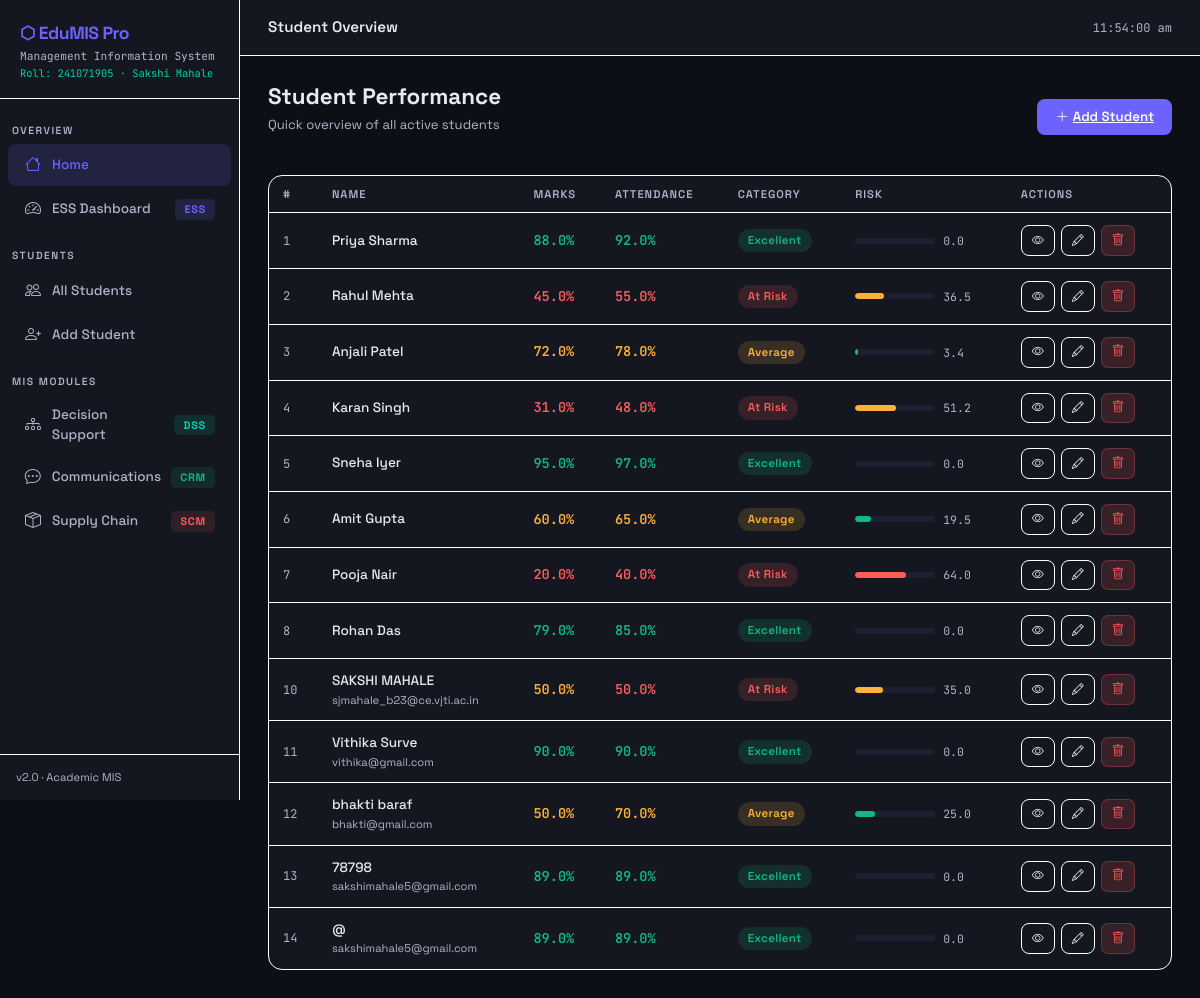
The page / on the database its author committed.
### models.py (models this page shows)
class Student(db.Model):
    __tablename__ = 'students'
    id            = db.Column(db.Integer, primary_key=True)
    name          = db.Column(db.String(100), nullable=False)
    marks         = db.Column(db.Float, nullable=False)
    attendance    = db.Column(db.Float, nullable=False)
    category      = db.Column(db.String(20))
    risk_score    = db.Column(db.Float, default=0.0)
    email         = db.Column(db.String(120))
    phone         = db.Column(db.String(20))
    enrolled_date = db.Column(db.DateTime, default=datetime.utcnow)
    is_active     = db.Column(db.Boolean, default=True)
    communications = db.relationship('Communication', backref='student', lazy=True)
    enrollments    = db.relationship('Enrollment',    backref='student', lazy=True)

### app.py (the view)
@app.route('/')
def index():
    students = Student.query.filter_by(is_active=True).all()
    return render_template('index.html', students=students)

### templates/index.html (shortened to what this page needs)
{% extends 'base.html' %}
{% block page_title %}Student Overview{% endblock %}
{% block content %}
<div style="display:flex; align-items:center; justify-content:space-between; margin-bottom:24px;">
    <div>
        <h1 style="font-size:1.4rem; font-weight:700; margin-bottom:4px;">Student Performance</h1>
        <p style="color:var(--muted); font-size:0.82rem;">Quick overview of all active students</p>
    </div>
    <a href="{{ url_for('add_student') }}" class="btn-accent"><i class="bi bi-plus-lg me-1"></i>Add Student</a>
</div>
<div class="card">
    <table class="mis-table">
        <thead>
            <tr>
                <th>#</th><th>Name</th><th>Marks</th><th>Attendance</th>
                <th>Category</th><th>Risk</th><th>Actions</th>
            </tr>
        </thead>
        <tbody>
        {% for s in students %}
        <tr>
            <td style="color:var(--muted); font-family:'JetBrains Mono',monospace; font-size:0.75rem;">{{ s.id }}</td>
            <td>
                <a href="{{ url_for('student_detail', id=s.id) }}" style="color:var(--text); text-decoration:none; font-weight:500;">{{ s.name }}</a>
                {% if s.email %}<div style="font-size:0.7rem; color:var(--muted);">{{ s.email }}</div>{% endif %}
            </td>
            <td>
                <span style="font-family:'JetBrains Mono',monospace; font-weight:600;
                  color:{% if s.marks >= 75 %}var(--success){% elif s.marks >= 50 %}var(--warning){% else %}var(--danger){% endif %};">
                    {{ s.marks }}%
                </span>
            </td>
            <td>
                <span style="font-family:'JetBrains Mono',monospace; font-weight:600;
                  color:{% if s.attendance >= 80 %}var(--success){% elif s.attendance >= 60 %}var(--warning){% else %}var(--danger){% endif %};">
                    {{ s.attendance }}%
                </span>
            </td>
            <td><span class="badge-cat {{ s.category | replace(' ', '-') }}">{{ s.category }}</span></td>
            <td>
                <div style="display:flex; align-items:center; gap:8px;">
                    <div class="risk-bar"><div class="risk-fill" style="width:{{ s.risk_score }}%;
                      background:{% if s.risk_score > 60 %}var(--danger){% elif s.risk_score > 30 %}var(--warning){% else %}var(--success){% endif %};"></div></div>
                    <span style="font-size:0.72rem; color:var(--muted); font-family:'JetBrains Mono',monospace;">{{ s.risk_score }}</span>
                </div>
            </td>
            <td>
                <div style="display:flex; gap:6px;">
                    <a href="{{ url_for('student_detail', id=s.id) }}" class="btn-ghost" style="padding:5px 10px; font-size:0.75rem;"><i class="bi bi-eye"></i></a>
                    <a href="{{ url_for('edit_student', id=s.id) }}" class="btn-ghost" style="padding:5px 10px; font-size:0.75rem;"><i class="bi bi-pencil"></i></a>
                    <form method="POST" action="{{ url_for('delete_student', id=s.id) }}" style="display:inline;" onsubmit="return confirm('Remove this student?');">
                        <button class="btn-danger" style="padding:5px 10px;"><i class="bi bi-trash"></i></button>
                    </form>
                </div>
            </td>
        </tr>
        {% else %}
        <tr><td colspan="7" style="text-align:center; color:var(--muted); padding:40px;">No students found. <a href="{{ url_for('add_student') }}" style="color:var(--accent);">Add one</a>.</td></tr>
        {% endfor %}
        </tbody>
    </table>
</div>
{% endblock %}

### templates/base.html (shortened to what this page needs)
<!DOCTYPE html>
<html lang="en">
<head>
    <link href="https://cdn.jsdelivr.net/npm/bootstrap@5.3.0/dist/css/bootstrap.min.css" rel="stylesheet">
    <link href="https://cdn.jsdelivr.net/npm/bootstrap-icons@1.11.0/font/bootstrap-icons.css" rel="stylesheet">
</head>
<body>
<aside class="sidebar">
    <div class="sidebar-brand">
        <div class="logo">⬡ EduMIS Pro</div>
        <div class="tagline">Management Information System</div>
        <div class="roll">Roll: 241071905 · Sakshi Mahale</div>
    </div>
    <nav class="sidebar-nav" style="flex:1; padding-top:8px;">
        <div class="nav-section">Overview</div>
        <a href="{{ url_for('index') }}" class="{% if request.endpoint == 'index' %}active{% endif %}">
            <i class="bi bi-house"></i> Home
        </a>
        <a href="{{ url_for('ess_dashboard') }}" class="{% if request.endpoint == 'ess_dashboard' %}active{% endif %}">
            <i class="bi bi-speedometer2"></i> ESS Dashboard
            <span class="module-chip chip-ess" style="margin-left:auto;">ESS</span>
        </a>
        <div class="nav-section">Students</div>
        <a href="{{ url_for('students_list') }}" class="{% if request.endpoint == 'students_list' %}active{% endif %}">
            <i class="bi bi-people"></i> All Students
        </a>
        <a href="{{ url_for('add_student') }}" class="{% if request.endpoint == 'add_student' %}active{% endif %}">
            <i class="bi bi-person-plus"></i> Add Student
        </a>
        <div class="nav-section">MIS Modules</div>
        <a href="{{ url_for('dss') }}" class="{% if request.endpoint == 'dss' %}active{% endif %}">
            <i class="bi bi-diagram-3"></i> Decision Support
            <span class="module-chip chip-dss" style="margin-left:auto;">DSS</span>
        </a>
        <a href="{{ url_for('crm') }}" class="{% if request.endpoint == 'crm' %}active{% endif %}">
            <i class="bi bi-chat-dots"></i> Communications
            <span class="module-chip chip-crm" style="margin-left:auto;">CRM</span>
        </a>
        <a href="{{ url_for('scm') }}" class="{% if request.endpoint == 'scm' %}active{% endif %}">
            <i class="bi bi-box-seam"></i> Supply Chain
            <span class="module-chip chip-scm" style="margin-left:auto;">SCM</span>
        </a>
    </nav>
    <div style="padding: 14px 16px; border-top: 1px solid var(--border); font-size: 0.7rem; color: var(--muted);">
        v2.0 · Academic MIS
    </div>
</aside>
<div class="main-wrap">
    <div class="topbar">
        <span class="page-title">{% block page_title %}EduMIS Pro{% endblock %}</span>
        <div class="topbar-right">
            <span class="time" id="clock"></span>
        </div>
    </div>
    <div class="page-content">
        {% block content %}{% endblock %}
    </div>
</div>
</body>
</html>

### templates/base.html (style rules this page uses)
:root { --bg: #0d0f17; --surface: #141720; --surface2: #1c2030; --border: #ffffff; --accent: #6c63ff; --accent2: #00d4aa; --danger: #ff5b5b; --warning: #ffb236; --success: #10b981; --text: #e8eaf0; --muted: #b0b4c8; --sidebar-w: 240px; }
* { box-sizing: border-box; margin: 0; padding: 0; }
body { font-family: 'Space Grotesk', sans-serif; background: var(--bg); color: var(--text); display: flex; min-height: 100vh; }
.sidebar { width: var(--sidebar-w); min-height: 100vh; background: var(--surface); border-right: 1px solid var(--border); display: flex; flex-direction: column; position: fixed; top: 0; left: 0; z-index: 100; }
.sidebar-brand { padding: 20px 20px 16px; border-bottom: 1px solid var(--border); }
.sidebar-brand .logo { font-size: 1.1rem; font-weight: 700; color: var(--accent); letter-spacing: -0.5px; }
.sidebar-brand .tagline { font-size: 0.7rem; color: var(--muted); margin-top: 2px; font-family: 'JetBrains Mono', monospace; }
.sidebar-brand .roll { font-size: 0.65rem; color: var(--accent2); font-family: 'JetBrains Mono', monospace; margin-top: 1px; }
.nav-section { padding: 16px 12px 4px; font-size: 0.65rem; color: var(--muted); letter-spacing: 1.5px; text-transform: uppercase; font-weight: 600; }
.sidebar-nav a { display: flex; align-items: center; gap: 10px; padding: 9px 16px; color: var(--muted); text-decoration: none; font-size: 0.85rem; font-weight: 500; border-radius: 8px; margin: 2px 8px; transition: all 0.15s; }
.sidebar-nav a.active { background: rgba(108,99,255,0.15); color: var(--accent); }
.sidebar-nav a i { font-size: 1rem; width: 18px; text-align: center; }
.main-wrap { margin-left: var(--sidebar-w); flex: 1; display: flex; flex-direction: column; }
.topbar { height: 56px; background: var(--surface); border-bottom: 1px solid var(--border); display: flex; align-items: center; justify-content: space-between; padding: 0 28px; position: sticky; top: 0; z-index: 50; }
.topbar .page-title { font-size: 0.95rem; font-weight: 600; }
.topbar .topbar-right { display: flex; align-items: center; gap: 16px; }
.topbar .time { font-family: 'JetBrains Mono', monospace; font-size: 0.75rem; color: var(--muted); }
.page-content { padding: 28px; flex: 1; }
.card { background: var(--surface); border: 1px solid var(--border); border-radius: 14px; }
.mis-table { width: 100%; border-collapse: collapse; font-size: 0.85rem; }
.mis-table th { padding: 10px 14px; text-align: left; font-size: 0.7rem; text-transform: uppercase; letter-spacing: 1px; color: var(--muted); font-weight: 600; border-bottom: 1px solid var(--border); }
.mis-table td { padding: 12px 14px; border-bottom: 1px solid var(--border); vertical-align: middle; }
.mis-table tr:last-child td { border-bottom: none; }
.badge-cat { display: inline-block; padding: 3px 10px; border-radius: 20px; font-size: 0.72rem; font-weight: 600; letter-spacing: 0.3px; }
.badge-cat.Excellent { background: rgba(16,185,129,0.15); color: var(--success); }
.badge-cat.Average { background: rgba(255,178,54,0.15); color: var(--warning); }
.badge-cat.At-Risk, .badge-cat.At\ Risk { background: rgba(255,91,91,0.15); color: var(--danger); }
.risk-bar { height: 6px; background: var(--surface2); border-radius: 3px; overflow: hidden; width: 80px; }
.risk-fill { height: 100%; border-radius: 3px; transition: width 0.3s; }
.btn-accent { background: var(--accent); color: #fff; border: none; padding: 8px 18px; border-radius: 8px; font-size: 0.83rem; font-weight: 600; cursor: pointer; transition: all 0.15s; }
.btn-ghost { background: transparent; border: 1px solid var(--border); color: var(--text); padding: 7px 16px; border-radius: 8px; font-size: 0.82rem; cursor: pointer; transition: all 0.15s; }
.btn-danger { background: rgba(255,91,91,0.15); color: var(--danger); border: 1px solid rgba(255,91,91,0.3); padding: 6px 12px; border-radius: 7px; font-size: 0.78rem; cursor: pointer; }
.module-chip { display: inline-flex; align-items: center; gap: 5px; padding: 2px 9px; border-radius: 5px; font-size: 0.68rem; font-weight: 700; letter-spacing: 0.8px; }
.chip-ess { background: rgba(108,99,255,0.15); color: var(--accent); }
.chip-dss { background: rgba(0,212,170,0.12); color: var(--accent2); }
.chip-crm { background: rgba(16,185,129,0.12); color: var(--success); }
.chip-scm { background: rgba(255,91,91,0.12); color: var(--danger); }

### rows shown on the page
Student: id "1", name "Priya Sharma", marks "88.0", attendance "92.0", category "Excellent", risk_score "0.0"
Student: id "2", name "Rahul Mehta", marks "45.0", attendance "55.0", category "At Risk", risk_score "36.5"
Student: id "3", name "Anjali Patel", marks "72.0", attendance "78.0", category "Average", risk_score "3.4"
Student: id "4", name "Karan Singh", marks "31.0", attendance "48.0", category "At Risk", risk_score "51.2"
Student: id "5", name "Sneha Iyer", marks "95.0", attendance "97.0", category "Excellent", risk_score "0.0"
Student: id "6", name "Amit Gupta", marks "60.0", attendance "65.0", category "Average", risk_score "19.5"
Student: id "7", name "Pooja Nair", marks "20.0", attendance "40.0", category "At Risk", risk_score "64.0"
Student: id "8", name "Rohan Das", marks "79.0", attendance "85.0", category "Excellent", risk_score "0.0"
Student: id "10", name "SAKSHI MAHALE", email "sjmahale_b23@ce.vjti.ac.in", marks "50.0", attendance "50.0", category "At Risk", risk_score "35.0"
Student: id "11", name "Vithika Surve", email "vithika@gmail.com", marks "90.0", attendance "90.0", category "Excellent", risk_score "0.0"
Student: id "12", name "bhakti baraf", email "bhakti@gmail.com", marks "50.0", attendance "70.0", category "Average", risk_score "25.0"
Student: id "13", name "78798", email "sakshimahale5@gmail.com", marks "89.0", attendance "89.0", category "Excellent", risk_score "0.0"
Student: id "14", name "@", email "sakshimahale5@gmail.com", marks "89.0", attendance "89.0", category "Excellent", risk_score "0.0"
